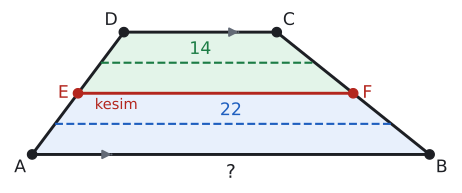

Generate this figure with Python:
# Alıştırma 12: ABCD yamuğu [EF] orta tabanı boyunca kesilir. ABFE'nin orta tabanı 22, EFCD'ninki 14 → |EF| = 18, |AB| = 26, |DC| = 10.
import sys; sys.path.insert(0, "tools")
from cizim import *

P = lambda x, y: np.array([float(x), float(y)])
uz = lambda U, V: round(float(np.linalg.norm(U - V)), 4)
def acisi(K, U, V):
    u, v = U - K, V - K
    return round(float(np.degrees(np.arccos(np.dot(u, v) / np.linalg.norm(u) / np.linalg.norm(v)))), 3)
def kesis(p, u, q, v):
    t = np.linalg.solve(np.array([u, -v]).T, q - p); return p + t[0] * u
def paralel_isareti(U, V, renk=SOLUK, k=0.18, f=0.5):
    M = U + f * (V - U); t = (V - U) / np.linalg.norm(V - U)
    ax.annotate("", xy=M + k * t, xytext=M - k * t, arrowprops=dict(arrowstyle="-|>", color=renk, lw=1.4, mutation_scale=14))
def cetik(U, V, n=1, renk=SOLUK, L=0.16):
    M = (U + V) / 2; t = (V - U) / np.linalg.norm(V - U); m = np.array([-t[1], t[0]])
    for i in range(n):
        c = M + (i - (n - 1) / 2) * 0.13 * t
        ax.plot(*zip(c - L * m, c + L * m), color=renk, lw=1.5)
def olcu(U, V, metin, d=0.3, renk=YAZI, fs=13):
    """[UV] parçasının ortasına, U→V yönünün soluna d kadar uzağa yazı (d < 0: sağına)."""
    M = (U + V) / 2; t = (V - U) / np.linalg.norm(V - U); m = np.array([-t[1], t[0]])
    ax.text(*(M + d * m), metin, ha="center", va="center", color=renk, fontsize=fs)
def dik_isareti(K, U, V, r=0.28):
    a_ = (U - K) / np.linalg.norm(U - K) * r; b_ = (V - K) / np.linalg.norm(V - K) * r
    ax.plot(*zip(K + a_, K + a_ + b_, K + b_), color=SOLUK, lw=1.3)

A, B, C, D = P(0, 0), P(26, 0), P(16, 8), P(6, 8)
E, F = (A + D) / 2, (B + C) / 2
M1, N1 = (A + E) / 2, (B + F) / 2      # alt parçanın orta tabanı
M2, N2 = (E + D) / 2, (F + C) / 2      # üst parçanın orta tabanı
print("AB", uz(A, B), "DC", uz(D, C), "EF", uz(E, F), "alt orta", uz(M1, N1), "üst orta", uz(M2, N2))

fig, ax = sekil(6, 2.8)
ax.set_aspect("equal"); ax.axis("off")
ax.add_patch(patches.Polygon([A, B, F, E], closed=True, facecolor=MAVI_ACIK, edgecolor="none"))
ax.add_patch(patches.Polygon([E, F, C, D], closed=True, facecolor=YESIL_ACIK, edgecolor="none"))
ax.plot(*zip(A, B, C, D, A), color=YAZI)
ax.plot(*zip(E, F), color=KIRMIZI, lw=2.2)
ax.plot(*zip(M1, N1), color=MAVI, lw=1.6, ls="--"); ax.plot(*zip(M2, N2), color=YESIL, lw=1.6, ls="--")
paralel_isareti(A, B, f=0.2); paralel_isareti(D, C, f=0.75)
for Q in (A, B, C, D): nokta(ax, *Q, "")
nokta(ax, *E, "", renk=KIRMIZI); nokta(ax, *F, "", renk=KIRMIZI)
ax.text(A[0] - 0.4, -0.3, "A", ha="right", va="top")
ax.text(B[0] + 0.4, -0.3, "B", ha="left", va="top")
ax.text(C[0] + 0.4, C[1] + 0.2, "C", ha="left", va="bottom")
ax.text(D[0] - 0.4, D[1] + 0.2, "D", ha="right", va="bottom")
ax.text(E[0] - 0.6, E[1], "E", ha="right", va="center", color=KIRMIZI)
ax.text(F[0] + 0.6, F[1], "F", ha="left", va="center", color=KIRMIZI)
ax.text(13, M1[1] + 0.3, "22", ha="center", va="bottom", color=MAVI, fontsize=13)
ax.text(11, M2[1] + 0.3, "14", ha="center", va="bottom", color=YESIL, fontsize=13)
ax.text(13, -0.6, "?", ha="center", va="top", color=YAZI, fontsize=14)
ax.text(5.5, E[1] - 0.3, "kesim", ha="center", va="top", color=KIRMIZI, fontsize=11)
ax.set_xlim(-1.6, 27.6); ax.set_ylim(-2.0, 9.6)
kaydet(fig, __file__)
